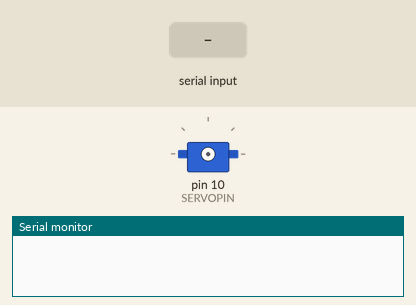
Simulated run of this sketch. Board: Arduino Uno, built with avr-gcc and run on an emulated ATmega328P. Shown: servo, the last lines printed to the serial monitor. Inputs (shaded band) come from the test bench.

Above: at 1.2 s.
1.3 s: "0" received over Serial
2.8 s: "1" received over Serial
At 4.0 s:
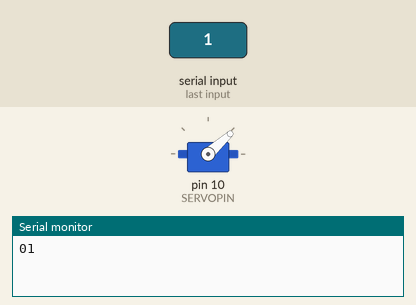
Timing chart, 0 to 5.8 s (numbered marks = the images above; inputs shaded):
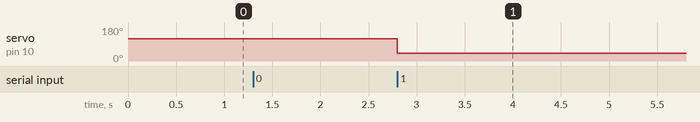

The sketch:

flipArdu.ino
```cpp
#include <Servo.h>

#define SERVOPIN    10
#define DUTYUP      975     // (µs)
#define DUTYDOWN    1750     // (µs)

//#define VERBOSE

Servo servo;
char typeByte;
int up = 0;

void setup() {
    Serial.begin(74880);                            // Initialize serial (make sure the Baud rates are the same as MATLAB).
}

void loop() {
    if (Serial.available()){                        // If MATLAB has something to say...
        typeByte = Serial.read();                   // ...read it.

//        Serial.write(typeByte);

        if (typeByte == '0' || typeByte == '1'){
          servo.attach(SERVOPIN);                     // Turn on the servo.
        }

        if (typeByte == '1'){                       // If that something is a command to move the mirror up...
            servo.writeMicroseconds(DUTYUP);        // ...Set the duty cycle to the appropriate value.
            up = 1;
#ifdef VERBOSE
            Serial.write("Going up!\n");
#endif
        } else if (typeByte == '0'){                // Otherwise, if that something is a command to move the mirror down...
            servo.writeMicroseconds(DUTYDOWN);      // ...Set the duty cycle to the appropriate value.
            up = 0;
#ifdef VERBOSE
            Serial.write("Going down!\n");
#endif
        }

        if (typeByte == '0' || typeByte == '1'){
            delay(1000);                            // Then wait for a second for the servo to reach the desired position.
            servo.detach();                         // And turn off the servo so that it can be moved manually.
        }

        if (typeByte == 'r' || typeByte == '0' || typeByte == '1'){   // If MATLAB wants to read the current position...
#ifdef VERBOSE
            Serial.write("We are currently:");
            if (up){
                Serial.write("    1 - UP\n");
            } else {
                Serial.write("    0 - DOWN\n");
            }
#else
            if (up){
                Serial.write("1");
            } else {
                Serial.write("0");
            }
#endif
        }
    }
}
```

Measured:
- after the input at 2.8 s, servo on pin 10 (SERVOPIN): 117° → 42° at once
